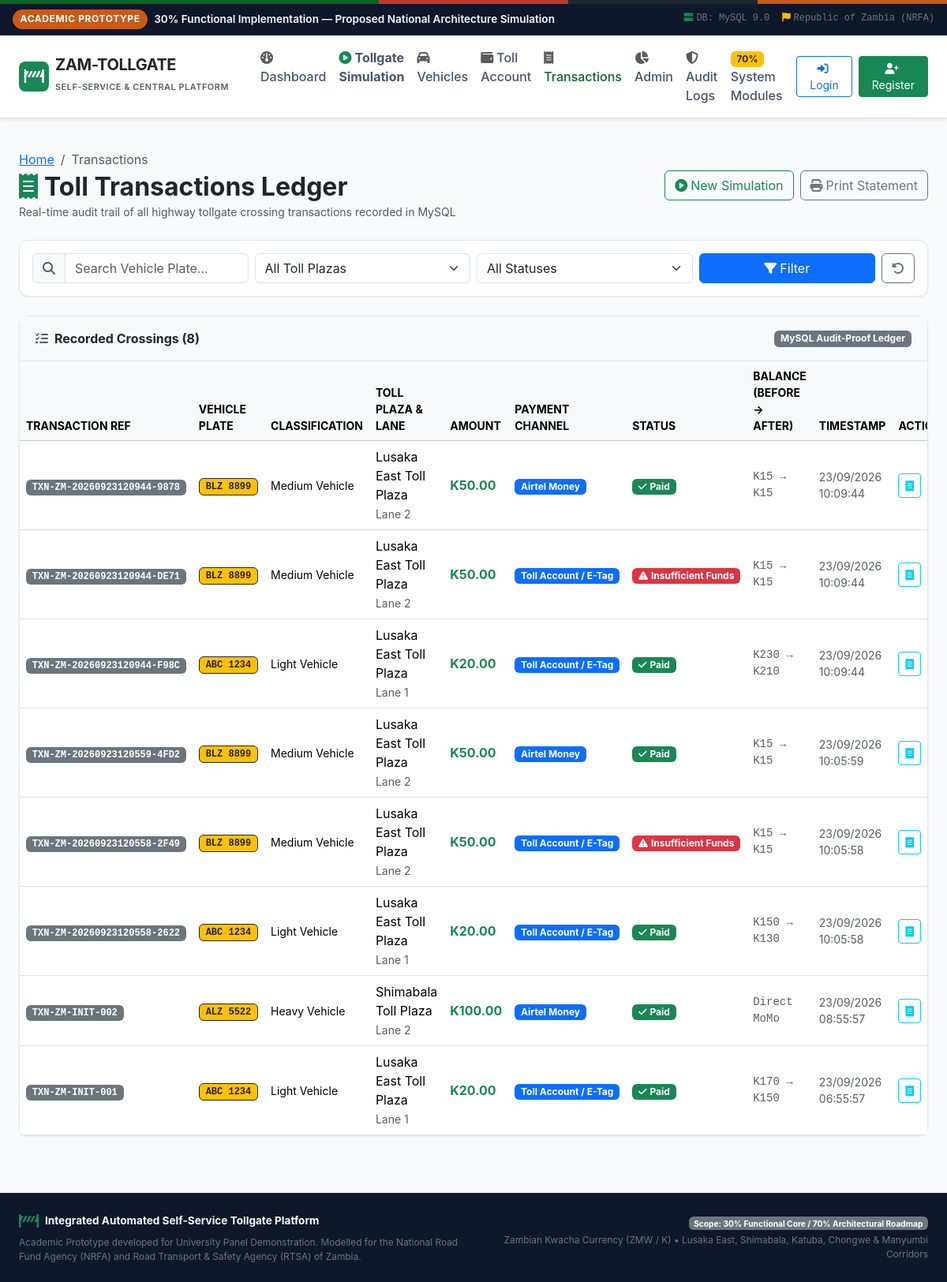
Page /transactions on the committed database.
### models.py (models this page shows, shortened)
class Transaction(db.Model):
    __tablename__ = 'transactions'
    id = db.Column(db.Integer, primary_key=True)
    transaction_ref = db.Column(db.String(50), unique=True, nullable=False, index=True)
    vehicle_reg = db.Column(db.String(20), nullable=False, index=True)
    vehicle_type = db.Column(db.String(50), nullable=False)
    tollgate_id = db.Column(db.Integer, db.ForeignKey('tollgates.id'), nullable=False)
    lane_number = db.Column(db.String(20), nullable=False)
    amount = db.Column(db.Numeric(10, 2), nullable=False)
    payment_method = db.Column(db.String(50), nullable=False) # e.g., 'Toll Account / E-Tag', 'Airtel Money', 'MTN MoMo', 'Zamtel Kwacha'
    status = db.Column(db.String(30), nullable=False, default='SUCCESSFUL') # 'SUCCESSFUL', 'INSUFFICIENT_FUNDS', 'FAILED'
    balance_before = db.Column(db.Numeric(10, 2), nullable=True)
    balance_after = db.Column(db.Numeric(10, 2), nullable=True)
    created_at = db.Column(db.DateTime, default=datetime.datetime.utcnow, index=True)

class Tollgate(db.Model):
    __tablename__ = 'tollgates'
    id = db.Column(db.Integer, primary_key=True)
    name = db.Column(db.String(100), unique=True, nullable=False)
    code = db.Column(db.String(20), unique=True, nullable=False)
    location = db.Column(db.String(150), nullable=False)
    province = db.Column(db.String(50), nullable=False)
    lanes_count = db.Column(db.Integer, nullable=False, default=4)
    status = db.Column(db.String(20), nullable=False, default='OPERATIONAL')
    created_at = db.Column(db.DateTime, default=datetime.datetime.utcnow)
    transactions = db.relationship('Transaction', backref='tollgate', lazy='dynamic')

### routes/admin.py (the view)
@admin_bp.route('/transactions')
def transactions():
    plate_search = request.args.get('plate', '').strip()
    tollgate_id = request.args.get('tollgate_id', '')
    status = request.args.get('status', '')
    query = Transaction.query
    if session.get('user_role') == 'motorist' and not session.get('view_all'):
        user_id = session['user_id']
        vehicles = Vehicle.query.filter_by(user_id=user_id).all()
        plates = [v.registration_number for v in vehicles]
        query = query.filter(Transaction.vehicle_reg.in_(plates))
    if plate_search:
        query = query.filter(Transaction.vehicle_reg.ilike(f'%{plate_search}%'))
    if tollgate_id and tollgate_id.isdigit():
        query = query.filter_by(tollgate_id=int(tollgate_id))
    if status:
        query = query.filter_by(status=status)
    transactions_list = query.order_by(Transaction.created_at.desc()).limit(100).all()
    tollgates = Tollgate.query.all()
    return render_template(
        'transactions.html',
        transactions=transactions_list,
        tollgates=tollgates,
        current_plate=plate_search,
        current_tollgate=tollgate_id,
        current_status=status,
        currency=Config.CURRENCY_SYMBOL
    )

### templates/transactions.html (shortened to what this page needs)
{% extends "base.html" %}
{% block content %}
<div class="container-fluid px-lg-4 py-4">
    <div class="d-flex justify-content-between align-items-center mb-4 flex-wrap gap-2">
        <div>
            <nav aria-label="breadcrumb">
                <ol class="breadcrumb mb-1">
                    <li class="breadcrumb-item"><a href="{{ url_for('index') }}">Home</a></li>
                    <li class="breadcrumb-item active" aria-current="page">Transactions</li>
                </ol>
            </nav>
            <h2 class="fw-bold mb-0 text-dark">
                <i class="fa fa-receipt text-success me-2"></i>Toll Transactions Ledger
            </h2>
            <small class="text-muted">Real-time audit trail of all highway tollgate crossing transactions recorded in MySQL</small>
        </div>
        <div class="d-flex gap-2">
            <a href="{{ url_for('simulation.simulation_page') }}" class="btn btn-outline-success">
                <i class="fa fa-play-circle me-1"></i>New Simulation
            </a>
            <button class="btn btn-outline-secondary" onclick="window.print()">
                <i class="fa fa-print me-1"></i>Print Statement
            </button>
        </div>
    </div>
    <div class="card card-tech mb-4">
        <div class="card-body p-3">
            <form method="GET" action="{{ url_for('admin.transactions') }}" class="row g-2 align-items-center">
                <div class="col-md-3">
                    <div class="input-group">
                        <span class="input-group-text bg-light"><i class="fa fa-search text-muted"></i></span>
                        <input type="text" name="plate" class="form-control" placeholder="Search Vehicle Plate..." value="{{ current_plate }}">
                    </div>
                </div>
                <div class="col-md-3">
                    <select name="tollgate_id" class="form-select">
                        <option value="">All Toll Plazas</option>
                    </select>
                </div>
                <div class="col-md-3">
                    <select name="status" class="form-select">
                        <option value="">All Statuses</option>
                    </select>
                </div>
                <div class="col-md-3 d-flex gap-2">
                    <button type="submit" class="btn btn-primary flex-fill">
                        <i class="fa fa-filter me-1"></i>Filter
                    </button>
                    <a href="{{ url_for('admin.transactions') }}" class="btn btn-outline-secondary">
                        <i class="fa fa-rotate-left"></i>
                    </a>
                </div>
            </form>
        </div>
    </div>
    <div class="card card-tech">
        <div class="card-tech-header bg-light">
            <span class="text-dark"><i class="fa fa-list-check me-2 text-muted"></i>Recorded Crossings ({{ transactions | length }})</span>
            <span class="badge bg-secondary">MySQL Audit-Proof Ledger</span>
        </div>
        <div class="card-body p-0">
            <div class="table-responsive">
                <table class="table table-hover align-middle mb-0">
                    <thead class="table-light small text-uppercase">
                        <tr>
                            <th>Transaction Ref</th>
                            <th>Vehicle Plate</th>
                            <th>Classification</th>
                            <th>Toll Plaza & Lane</th>
                            <th>Amount</th>
                            <th>Payment Channel</th>
                            <th>Status</th>
                            <th>Balance (Before &rarr; After)</th>
                            <th>Timestamp</th>
                            <th>Action</th>
                        </tr>
                    </thead>
                    <tbody>
                        {% for tx in transactions %}
                        <tr>
                            <td>
                                <span class="badge bg-secondary font-monospace">{{ tx.transaction_ref }}</span>
                            </td>
                            <td>
                                <span class="badge bg-warning text-dark font-monospace fw-bold border border-dark">
                                    {{ tx.vehicle_reg }}
                                </span>
                            </td>
                            <td class="small">{{ tx.vehicle_type }}</td>
                            <td>
                                <div>{{ tx.tollgate.name if tx.tollgate else 'Toll Plaza' }}</div>
                                <small class="text-muted">{{ tx.lane_number }}</small>
                            </td>
                            <td class="fw-bold text-success fs-6">{{ tx.amount | currency }}</td>
                            <td><span class="badge bg-primary">{{ tx.payment_method }}</span></td>
                            <td>
                                {% if tx.status == 'SUCCESSFUL' %}
                                    <span class="badge bg-success"><i class="fa fa-check me-1"></i>Paid</span>
                                {% elif tx.status == 'INSUFFICIENT_FUNDS' %}
                                    <span class="badge bg-danger"><i class="fa fa-exclamation-triangle me-1"></i>Insufficient Funds</span>
                                {% else %}
                                    <span class="badge bg-secondary">{{ tx.status }}</span>
                                {% endif %}
                            </td>
                            <td class="small font-monospace text-muted">
                                {% if tx.balance_before is not none and tx.balance_after is not none %}
                                    K{{ tx.balance_before | int }} &rarr; K{{ tx.balance_after | int }}
                                {% else %}
                                    Direct MoMo
                                {% endif %}
                            </td>
                            <td class="small text-muted">{{ tx.created_at.strftime('%d/%m/%Y %H:%M:%S') if tx.created_at else 'Recent' }}</td>
                            <td>
                                <button type="button" class="btn btn-sm btn-outline-info" onclick="viewReceipt('{{ tx.transaction_ref }}', '{{ tx.vehicle_reg }}', '{{ tx.vehicle_type }}', '{{ tx.tollgate.name if tx.tollgate else 'Toll Plaza' }}', '{{ tx.lane_number }}', '{{ tx.amount }}', '{{ tx.payment_method }}', '{{ tx.status }}', '{{ tx.created_at.strftime('%d/%m/%Y %H:%M') if tx.created_at else 'N/A' }}')">
                                    <i class="fa fa-receipt"></i>
                                </button>
                            </td>
                        </tr>
                        {% else %}
                        <tr>
                            <td colspan="10" class="text-center py-4 text-muted">
                                No transactions found matching query criteria.
                            </td>
                        </tr>
                        {% endfor %}
                    </tbody>
                </table>
            </div>
        </div>
    </div>
</div>
{% endblock %}

### static/css/custom.css (style rules this page uses)
:root { --zm-green: #0b6623; --zm-green-dark: #074b19; --zm-copper: #c85a17; --zm-copper-light: #e67e22; --zm-red: #c0392b; --zm-black: #1e272e; --zm-bg-light: #f8fafc; --zm-card-border: #e2e8f0; }
body { background-color: var(--zm-bg-light); font-family: -apple-system, BlinkMacSystemFont, "Segoe UI", Roboto, "Helvetica Neue", Arial, sans-serif; color: #334155; min-height: 100vh; display: flex; flex-direction: column; }
.card-tech { background: #ffffff; border: 1px solid var(--zm-card-border); border-radius: 0.75rem; box-shadow: 0 1px 3px 0 rgba(0, 0, 0, 0.05), 0 1px 2px -1px rgba(0, 0, 0, 0.05); transition: box-shadow 0.2s ease; }
.card-tech-header { background: transparent; border-bottom: 1px solid var(--zm-card-border); padding: 1rem 1.25rem; font-weight: 700; display: flex; align-items: center; justify-content: space-between; }

### rows in the picture
Transaction: transaction_ref "TXN-ZM-20260923120944-9878", vehicle_reg "BLZ 8899", vehicle_type "Medium Vehicle", tollgate "Lusaka East Toll Plaza", lane_number "Lane 2", amount "K50.00", payment_method "Airtel Money", status "SUCCESSFUL" (drawn), balance_before "15", balance_after "15", created_at "23/09/2026 10:09:44"
Transaction: transaction_ref "TXN-ZM-20260923120944-DE71", vehicle_reg "BLZ 8899", vehicle_type "Medium Vehicle", tollgate "Lusaka East Toll Plaza", lane_number "Lane 2", amount "K50.00", payment_method "Toll Account / E-Tag", shows "Insufficient Funds", balance_before "15", balance_after "15", created_at "23/09/2026 10:09:44"
Transaction: transaction_ref "TXN-ZM-20260923120944-F98C", vehicle_reg "ABC 1234", vehicle_type "Light Vehicle", tollgate "Lusaka East Toll Plaza", lane_number "Lane 1", amount "K20.00", payment_method "Toll Account / E-Tag", status "SUCCESSFUL" (drawn), balance_before "230", balance_after "210", created_at "23/09/2026 10:09:44"
Transaction: transaction_ref "TXN-ZM-20260923120559-4FD2", vehicle_reg "BLZ 8899", vehicle_type "Medium Vehicle", tollgate "Lusaka East Toll Plaza", lane_number "Lane 2", amount "K50.00", payment_method "Airtel Money", status "SUCCESSFUL" (drawn), balance_before "15", balance_after "15", created_at "23/09/2026 10:05:59"
Transaction: transaction_ref "TXN-ZM-20260923120558-2F49", vehicle_reg "BLZ 8899", vehicle_type "Medium Vehicle", tollgate "Lusaka East Toll Plaza", lane_number "Lane 2", amount "K50.00", payment_method "Toll Account / E-Tag", shows "Insufficient Funds", balance_before "15", balance_after "15", created_at "23/09/2026 10:05:58"
Transaction: transaction_ref "TXN-ZM-20260923120558-2622", vehicle_reg "ABC 1234", vehicle_type "Light Vehicle", tollgate "Lusaka East Toll Plaza", lane_number "Lane 1", amount "K20.00", payment_method "Toll Account / E-Tag", status "SUCCESSFUL" (drawn), balance_before "150", balance_after "130", created_at "23/09/2026 10:05:58"
Transaction: transaction_ref "TXN-ZM-INIT-002", vehicle_reg "ALZ 5522", vehicle_type "Heavy Vehicle", tollgate "Shimabala Toll Plaza", lane_number "Lane 2", amount "K100.00", payment_method "Airtel Money", status "SUCCESSFUL" (drawn), shows "Direct MoMo", created_at "23/09/2026 08:55:57"
Transaction: transaction_ref "TXN-ZM-INIT-001", vehicle_reg "ABC 1234", vehicle_type "Light Vehicle", tollgate "Lusaka East Toll Plaza", lane_number "Lane 1", amount "K20.00", payment_method "Toll Account / E-Tag", status "SUCCESSFUL" (drawn), balance_before "170", balance_after "150", created_at "23/09/2026 06:55:57"

### other values in the picture
{{ active_db_engine }} "MySQL 9.0"
{{ transactions | length }} "8"
